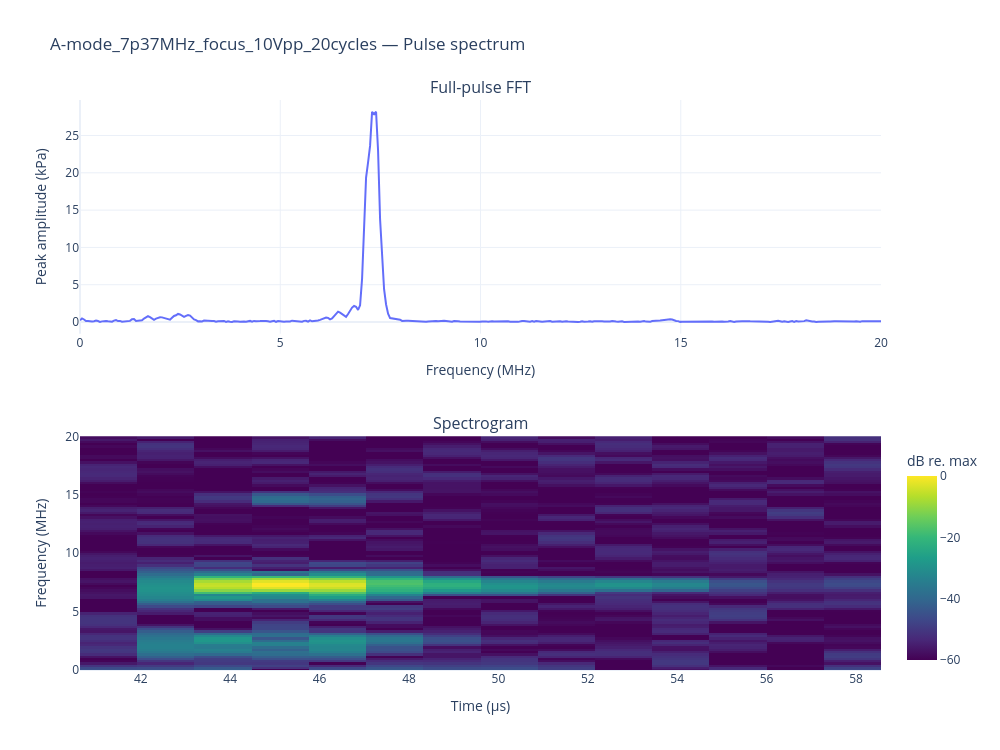

Notebook code cell kept with this figure:
### Code cell
import numpy as np
import scipy.signal as ss
from scipy.fft import rfft, rfftfreq
import plotly.graph_objects as go
from plotly.subplots import make_subplots

hydrophone_bandwidth = 20 #MHz

time_s = pulse["Time_s"].to_numpy(dtype=float)
pressure_pa = pulse["Amplitude_Pa"].to_numpy(dtype=float)

dt = np.median(np.diff(time_s))
if dt <= 0 or not np.allclose(np.diff(time_s), dt, rtol=1e-5, atol=0):
    raise ValueError("Time samples must be uniformly spaced.")

fs = 1 / dt
pressure_pa = ss.detrend(pressure_pa, type="constant")

# Full-pulse FFT: Hann window with coherent-gain amplitude correction.
window = ss.windows.hann(len(pressure_pa), sym=False)
frequency_hz = rfftfreq(len(pressure_pa), d=dt)
amplitude_pa = np.abs(rfft(pressure_pa * window)) / window.sum()

# Convert to a one-sided peak-amplitude spectrum.
amplitude_pa[1:] *= 2
if len(pressure_pa) % 2 == 0:
    amplitude_pa[-1] /= 2  # Nyquist bin is not doubled.

# Time-resolved spectrum.
nperseg = min(256, len(pressure_pa))
f, t, magnitude = ss.spectrogram(
    pressure_pa,
    fs=fs,
    window="hann",
    nperseg=nperseg,
    noverlap=nperseg // 2,
    nfft=512,
    detrend=False,
    scaling="spectrum",
    mode="magnitude",
)

# Spectrogram level relative to its maximum.
reference = magnitude.max()
level_db = 20 * np.log10(
    np.maximum(magnitude / reference, 1e-6)
) if reference > 0 else np.full_like(magnitude, -120.0)

fig = make_subplots(
    rows=2, cols=1,
    subplot_titles=("Full-pulse FFT", "Spectrogram"),
    vertical_spacing=0.18,
)

fig.add_trace(
    go.Scatter(
        x=frequency_hz / 1e6,
        y=amplitude_pa / 1000,
        mode="lines",
        name="FFT",
    ),
    row=1, col=1,
)

fig.add_trace(
    go.Heatmap(
        x=(t + time_s[0]) * 1e6,
        y=f / 1e6,
        z=level_db,
        colorscale="Viridis",
        zmin=-60, zmax=0,
        colorbar=dict(title="dB re. max", len=0.4, y=0.2),
    ),
    row=2, col=1,
)

fig.update_xaxes(title_text="Frequency (MHz)", row=1, col=1)
fig.update_yaxes(title_text="Peak amplitude (kPa)", row=1, col=1)
fig.update_xaxes(title_text="Time (µs)", row=2, col=1)
fig.update_yaxes(title_text="Frequency (MHz)", row=2, col=1)

fig.update_layout(
    title=f"{measurement} — Pulse spectrum",
    template="plotly_white",
    width=1000,
    height=750,
    showlegend=False,
)

# Display only frequencies within the hydrophone's 20 MHz bandwidth.
fig.update_xaxes(range=[0, hydrophone_bandwidth], row=1, col=1)  # FFT frequency axis
fig.update_yaxes(range=[0, hydrophone_bandwidth], row=2, col=1)  # Spectrogram frequency axis

fig.show()

### Figure 1 — Plotly figure (JSON) as saved in the notebook; plotly's stock layout.template omitted (floating-point values rounded to 4 significant figures; data arrays with more than 128 entries replaced by an {"elided": "..."} marker saying what was removed)
{"data": [{"mode": "lines", "name": "FFT", "type": "scatter", "x": {"elided": "1002 float values"}, "xaxis": "x", "y": {"elided": "1002 float values"}, "yaxis": "y"}, {"colorbar": {"len": 0.4, "title": {"text": "dB re. max"}, "y": 0.2}, "colorscale": [[0, "#440154"], [0.1111, "#482878"], [0.2222, "#3e4989"], [0.3333, "#31688e"], [0.4444, "#26828e"], [0.5556, "#1f9e89"], [0.6667, "#35b779"], [0.7778, "#6ece58"], [0.8889, "#b5de2b"], [1, "#fde725"]], "type": "heatmap", "x": [41.28, 42.56, 43.84, 45.12, 46.4, 47.68, 48.96, 50.24, 51.52, 52.8, 54.08, 55.36, 56.64, 57.92], "xaxis": "x2", "y": {"elided": "257 float values"}, "yaxis": "y2", "z": {"elided": "257x14 float values"}, "zmax": 0, "zmin": -60}], "layout": {"annotations": [{"font": {"size": 16}, "showarrow": false, "text": "Full-pulse FFT", "x": 0.5, "xanchor": "center", "xref": "paper", "y": 1, "yanchor": "bottom", "yref": "paper"}, {"font": {"size": 16}, "showarrow": false, "text": "Spectrogram", "x": 0.5, "xanchor": "center", "xref": "paper", "y": 0.41, "yanchor": "bottom", "yref": "paper"}], "height": 750, "showlegend": false, "title": {"text": "A-mode_7p37MHz_focus_10Vpp_20cycles — Pulse spectrum"}, "width": 1000, "xaxis": {"anchor": "y", "domain": [0, 1], "range": [0, 20], "title": {"text": "Frequency (MHz)"}}, "xaxis2": {"anchor": "y2", "domain": [0, 1], "title": {"text": "Time (µs)"}}, "yaxis": {"anchor": "x", "domain": [0.59, 1], "title": {"text": "Peak amplitude (kPa)"}}, "yaxis2": {"anchor": "x2", "domain": [0, 0.41], "range": [0, 20], "title": {"text": "Frequency (MHz)"}}}}
